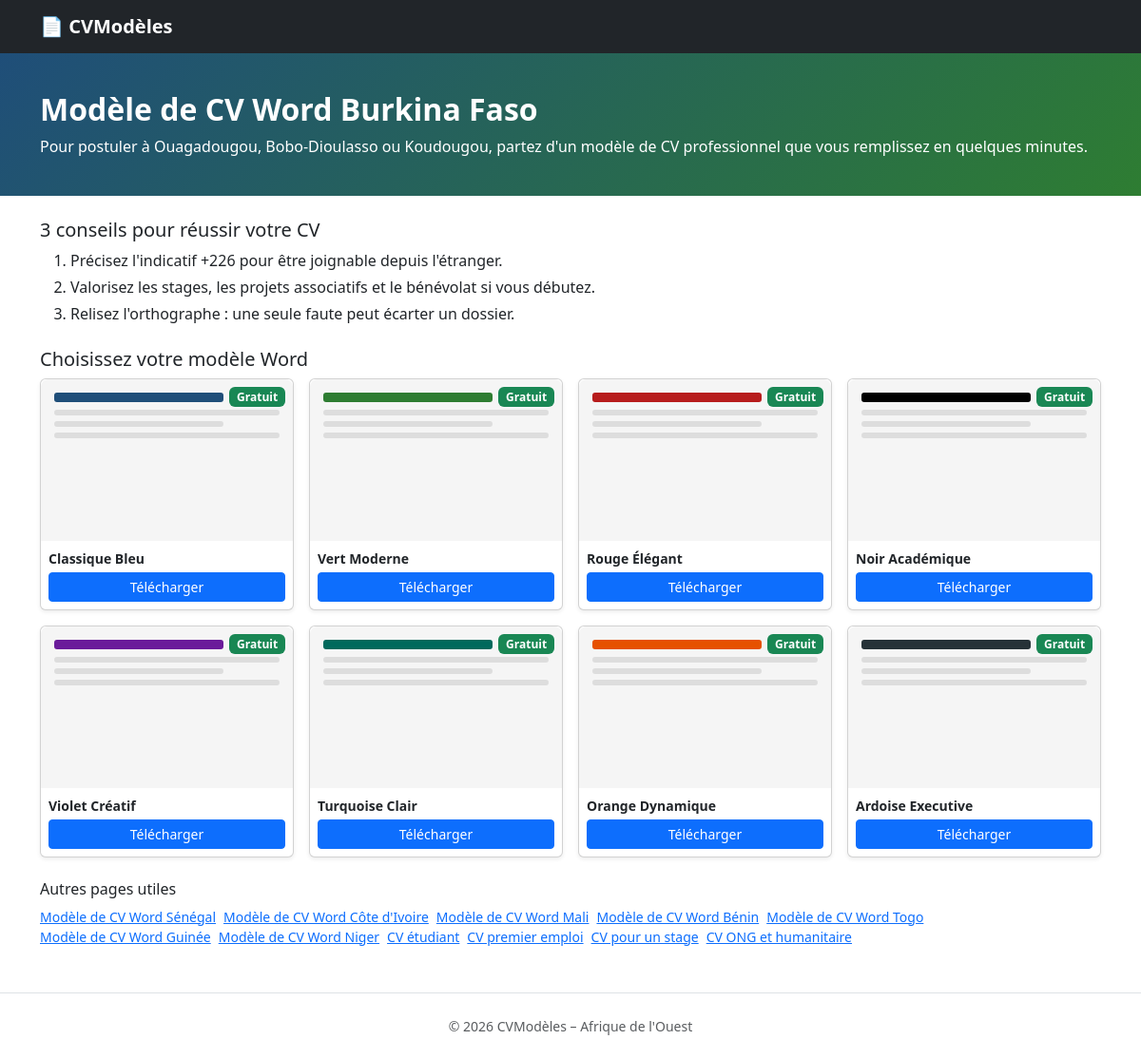
Screenshot of /cv/modele-cv-burkina-faso with the database file from the repository.
### tables this page shows
CREATE TABLE templates (
  id INT AUTO_INCREMENT PRIMARY KEY,
  name VARCHAR(100) NOT NULL,
  description VARCHAR(255),
  color CHAR(6) NOT NULL,
  file VARCHAR(100) NOT NULL,
  is_premium TINYINT(1) DEFAULT 0,
  downloads INT DEFAULT 0
);

### seo.php (the view, shortened to what this page needs)
<?php require 'config.php';
$pages = require 'pages.php';
$slug = $_GET['slug'] ?? '';
[$h1, $title, $intro, $tips] = $pages[$slug];
$tpl = db()->query('SELECT * FROM templates ORDER BY is_premium, id LIMIT 8')->fetchAll();
?>
<section class="hero"><div class="container"><h1 class="h2 fw-bold"><?= e($h1) ?></h1><p class="mb-0"><?= e($intro) ?></p></div></section>
<main class="container mt-4">
<h2 class="h5">3 conseils pour réussir votre CV</h2>
<ol class="mb-4"><?php foreach ($tips as $t): ?><li class="mb-1"><?= e($t) ?></li><?php endforeach; ?></ol>
<h2 class="h5">Choisissez votre modèle Word</h2>
<div class="row g-3 mb-4"><?php foreach ($tpl as $t): ?>
<div class="col-6 col-md-3"><div class="card h-100 shadow-sm"><div class="cv-thumb"><div class="bar w-75" style="background:#<?= e($t['color']) ?>"></div><div class="l"></div><div class="l w-75"></div><div class="l"></div>
<span class="badge badge-prem <?= $t['is_premium'] ? 'bg-warning text-dark' : 'bg-success' ?>"><?= $t['is_premium'] ? 'Premium' : 'Gratuit' ?></span></div>
<div class="card-body p-2"><div class="small fw-bold mb-1"><?= e($t['name']) ?></div><a class="btn btn-sm btn-primary w-100" href="download.php?id=<?= (int)$t['id'] ?>">Télécharger</a></div></div></div>
<?php endforeach; ?></div>
<h2 class="h6 mt-4">Autres pages utiles</h2>
<p class="small"><?php foreach ($pages as $s => $p): if ($s !== $slug): ?><a class="me-2 d-inline-block" href="cv/<?= e($s) ?>"><?= e($p[0]) ?></a><?php endif; endforeach; ?></p>
</main>

### assets/style.css (style rules this page uses)
.hero { background:linear-gradient(135deg,#1F4E79,#2E7D32);color:#fff;padding:2.5rem 0 }
.cv-thumb { height:170px;border-radius:.5rem .5rem 0 0;position:relative;background:#f5f5f5;padding:14px }
.cv-thumb .bar { height:10px;border-radius:3px;margin-bottom:8px }
.cv-thumb .l { height:6px;background:#ddd;border-radius:3px;margin-bottom:6px }
.badge-prem { position:absolute;top:8px;right:8px }
.card { transition:transform .15s }

### rows the page displays
templates: is_premium "Gratuit", name "Classique Bleu"
templates: is_premium "Gratuit", name "Vert Moderne"
templates: is_premium "Gratuit", name "Rouge Élégant"
templates: is_premium "Gratuit", name "Noir Académique"
templates: is_premium "Gratuit", name "Violet Créatif"
templates: downloads "Gratuit", name "Turquoise Clair"
templates: downloads "Gratuit", name "Orange Dynamique"
templates: downloads "Gratuit", name "Ardoise Executive"

### other values shown
SITE_NAME "CVModèles"
$h1 "Modèle de CV Word Burkina Faso"
$intro "Pour postuler à Ouagadougou, Bobo-Dioulasso ou Koudougou, partez d'un modèle de CV professionnel que vous remplissez en quelques minutes."
$t "Précisez l'indicatif +226 pour être joignable depuis l'étranger."
$t "Valorisez les stages, les projets associatifs et le bénévolat si vous débutez."
$t "Relisez l'orthographe : une seule faute peut écarter un dossier."
$p[0] "Modèle de CV Word Sénégal"
$p[0] "Modèle de CV Word Côte d'Ivoire"
$p[0] "Modèle de CV Word Mali"
$p[0] "Modèle de CV Word Bénin"
$p[0] "Modèle de CV Word Togo"
$p[0] "Modèle de CV Word Guinée"
$p[0] "Modèle de CV Word Niger"
$p[0] "CV étudiant"
$p[0] "CV premier emploi"
